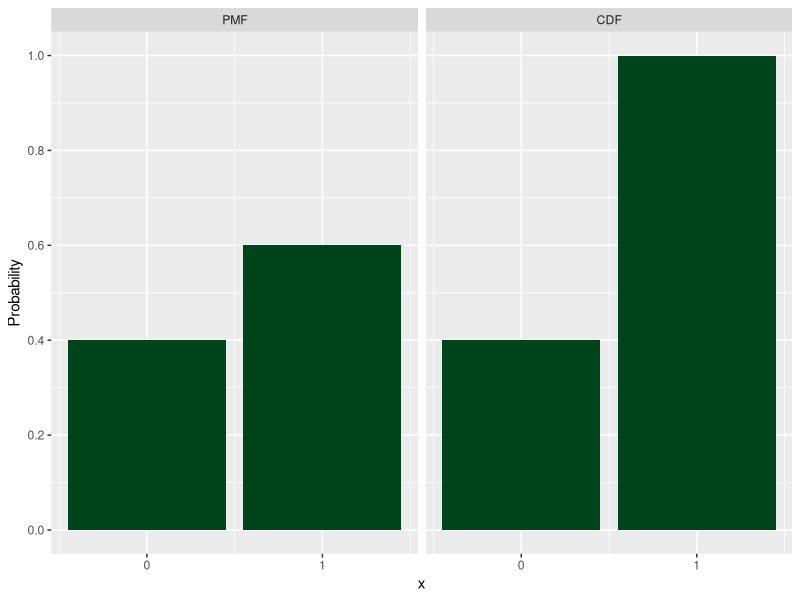

Write R code to recreate this figure.
## ---- chunk 1
library(ggplot2)
library(RColorBrewer)
greens.pal <- rev(brewer.pal(9, "Greens"))
## ---- chunk 2
Bern <- data.frame(x=c(0:1, 0:1), 
                   p = c(.4, .6, .4, 1.0), 
                   display = factor(rep(c("PMF", "CDF"), c(2, 2)),
                                    c("PMF", "CDF")))
ggplot(Bern, aes(x=x, y=p)) + 
  geom_bar(stat="identity", position="dodge", fill=greens.pal[1]) + 
  scale_x_continuous(breaks=0:1) +
  scale_y_continuous(breaks=seq(0, 1, by=.2)) + 
  facet_grid(~ display) + xlab("x") + ylab("Probability") 
